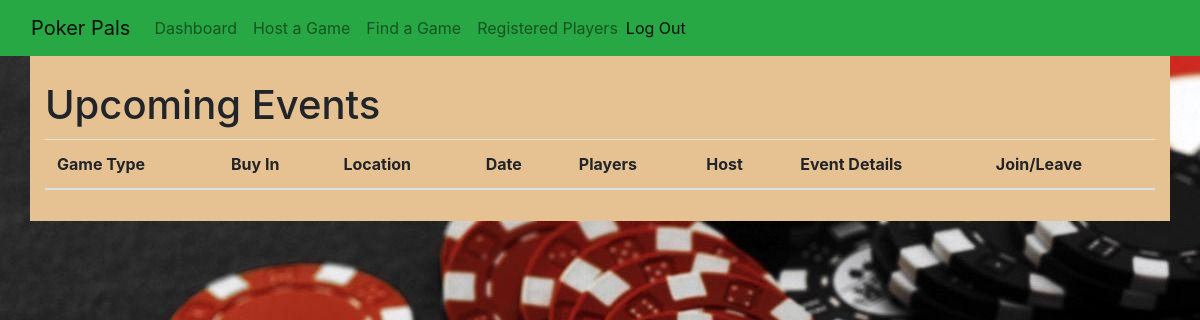
Before: /events (signed in) with the older database file.
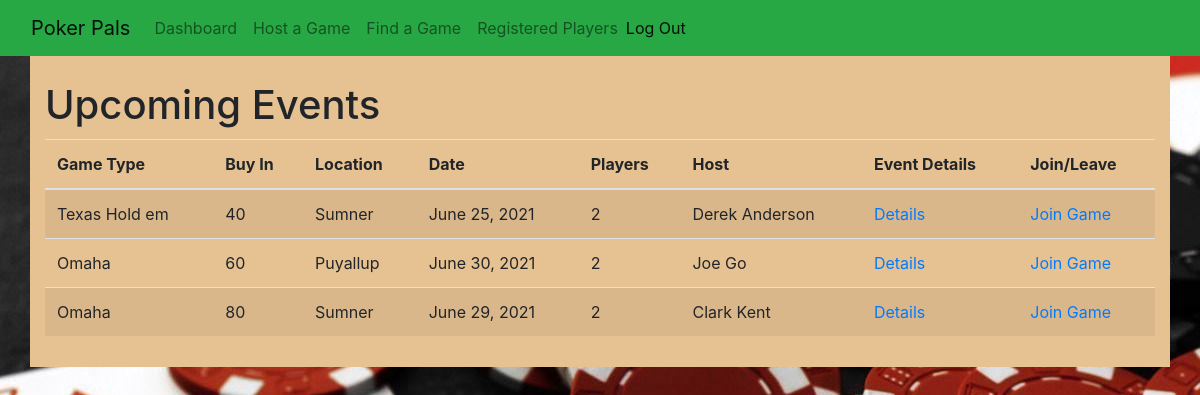
After: the same page with the newer database file.
### poker_app/models.py (models this page shows, shortened)
class Game(models.Model):
    game_type = models.CharField(max_length=255)
    buy_in = models.CharField(max_length=45)
    location = models.CharField(max_length=255)
    date = models.DateField()
    host = models.ForeignKey(User, related_name='host', on_delete=models.CASCADE)
    poker_players = models.ManyToManyField(User, related_name='poker_players')
    description = models.TextField()
    created_at = models.DateTimeField(auto_now_add=True)
    updated_at = models.DateTimeField(auto_now=True)
    objects = EventManager()

class User(models.Model):
    first_name = models.CharField(max_length=45)
    last_name = models.CharField(max_length=45)
    birthdate = models.DateField()
    email = models.EmailField(unique=True)
    password = models.CharField(max_length=255)
    created_at = models.DateTimeField(auto_now_add=True)
    updated_at = models.DateTimeField(auto_now=True)
    objects = LoginManager()
    @property
    def full_name(self):
        return '{} {}'.format(self.first_name, self.last_name)

### poker_app/views.py (the view)
# urls.py: path('events', views.events),
def events(request):
    if 'user_id' not in request.session:
        messages.error(request, "You must be logged in to view this page!")
        return redirect('/')
    user = User.objects.get(id=request.session['user_id'])
    context = {
        'user': user,
        'games': Game.objects.all()
        }
    return render(request, 'events.html', context)

### poker_app/templates/events.html (shortened to what this page needs)
<!DOCTYPE html>
<html lang="en">
    <head>
        <link
            href="https://stackpath.bootstrapcdn.com/bootstrap/4.5.0/css/bootstrap.min.css"
            rel="stylesheet"
        />
        {% load static %}
        <link rel="stylesheet" href="{% static 'css/style.css' %}" />
    </head>
    <body>
        <nav class="navbar navbar-expand-lg navbar-light bg-success">
            <div class="container-fluid">
                <a class="navbar-brand" href="/dashboard">Poker Pals</a>
                <div class="collapse navbar-collapse" id="navbarSupportedContent">
                    <ul class="navbar-nav me-auto mb-2 mb-lg-0">
                        <li class="nav-item">
                            <a class="nav-link" aria-current="page" href="/dashboard">Dashboard</a>
                        </li>
                        <li class="nav-item">
                            <a class="nav-link" aria-current="page" href="/host">Host a Game</a>
                        </li>
                        <li class="nav-item">
                            <a class="nav-link" href="/events">Find a Game</a>
                        </li>
                        <li class="nav-item">
                            <a class="nav-link" aria-current="page" href="/players">Registered Players</a>
                        </li>
                    </ul>
                    <span class="navbar-text">
                        <a href="/logout">Log Out</a>
                    </span>
                </div>
            </div>
        </nav>
        <div class="container">
            <h1>Upcoming Events</h1>
            <table class="table table-striped">
                <thead>
                    <tr>
                        <th>Game Type</th>
                        <th>Buy In</th>
                        <th>Location</th>
                        <th>Date</th>
                        <th>Players</th>
                        <th>Host</th>
                        <th>Event Details</th>
                        <th>Join/Leave</th>
                    </tr>
                </thead>
                <tbody>
                    {% for game in games %}
                    <tr>
                        <td>{{ game.game_type }}</td>
                        <td>{{ game.buy_in }}</td>
                        <td>{{ game.location }}</td>
                        <td>{{ game.date }}</td>
                        <td>{{ game.poker_players.count }}</td>
                        <td>{{ game.host.full_name }}</td>
                        <td><a href="/event/{{game.id}}">Details</a></td>
                        <td><a href="/join/{{game.id}}">Join Game</a></td>
                    </tr>
                    {% endfor %}
                </tbody>
            </table>
        </div>
    </body>
</html>

Changed rows visible on the page:
added Game: game_type "Texas Hold em", buy_in "40", location "Sumner", date "June 25, 2021", poker_players.count "2", host.full_name "Derek Anderson"
added Game: game_type "Omaha", buy_in "60", location "Puyallup", date "June 30, 2021", poker_players.count "2", host.full_name "Joe Go"
added Game: game_type "Omaha", buy_in "80", location "Sumner", date "June 29, 2021", poker_players.count "2", host.full_name "Clark Kent"
